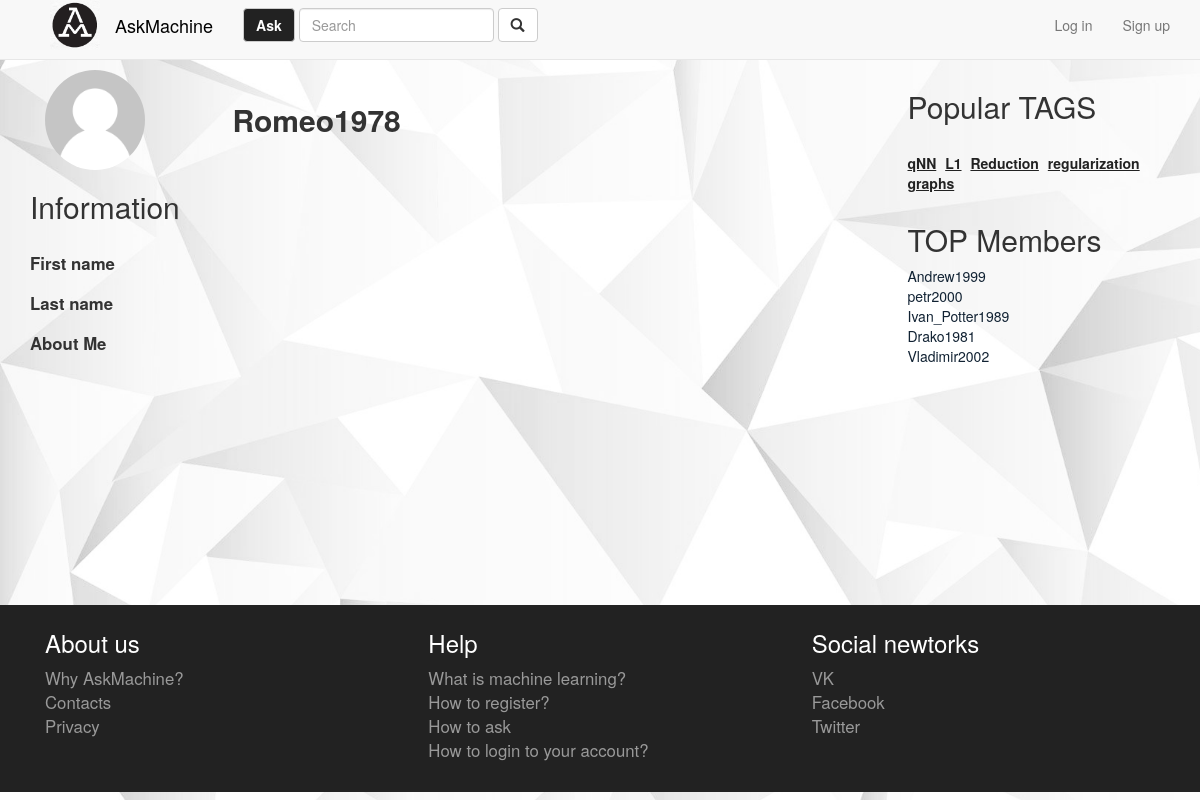
Page /profile/Romeo1978/ on the committed database.
### qa/models.py (models this page shows, shortened)
class Profile(models.Model):
    objects = ProfileManager()
    user = models.OneToOneField(User)
    about_me = models.TextField(max_length=2000, default="")
    avatar = models.ImageField(upload_to='avatar/', null=True, default='avatar/default-user-image.png')
    rating = models.IntegerField(default=0)
    questions_count = models.IntegerField(default=0)
    def __str__(self):
        return self.user.username

class Tag(models.Model):
    objects = TagsManager()
    questions = models.ManyToManyField(Question, blank=True)
    name = models.CharField(max_length=50)
    counts = models.PositiveIntegerField(default=0)

### qa/views.py (the view)
# urls.py: url(r'^profile/(?P<name>.*)/', profile, name='profile_page'),
def profile(request, name, **kwargs):
    user = get_object_or_404(User, username=name)
    prof = Profile.objects.get_profile(user=user)
    if 'success' in request.GET:
        text = request.GET['success']
        return render(request, 'profile.html', mixin({
            'profile': prof,
            'text': text,
        }))
    else:
        return render(request, 'profile.html', mixin({
            'profile': prof,
        }))

### qa/models.py (called while the page is built)
    def top(self):
        return self.all().order_by('-rating')

    def get_profile(self, user):
        if user.is_anonymous():
            return None
        return self.get(user=user)

    def top(self):
        return self.all().order_by('-counts')

### qa/views.py (called while the page is built)
def get_right_column():
    return Profile.objects.top(), Tag.objects.top()

def mixin(dic, **kwargs):
    top_members, top_tags = get_right_column()
    top_tags.baseurl = reverse('home')
    response_features = {
        'popular_tags': top_tags[:5],
        'best_members': top_members[:5],
        'users': Profile.objects.all()
    }
    response_features.update(dic)
    return response_features

### templates/profile.html (shortened to what this page needs)
{% extends "base.html" %}
{% block styles %}
    <link href="/public/css/am-profile.css" rel="stylesheet">
{% endblock %}
{% block content %}
    {% include 'blocks/profile_information.html' %}
{% endblock %}

### templates/blocks/profile_information.html (shortened to what this page needs)
<div class=" col-sm-3">
    <img src="{% url 'home' %}uploads/{{ profile.avatar }}" alt="..." width="100" height="100" class="img-circle">
</div>
<div class="col-sm-9">
    <span id="am-profile-login">{{ profile.user.username }}</span>
</div>
<div id="am-profile-topic">
<h2 >Information</h2>
</div>
<div class="row am-profile-fields">
    <div class="col-sm-3">
        <span>First name</span>
    </div>
    <div class="col-sm-9">
    </div>
</div>
<div class="row am-profile-fields">
    <div class="col-sm-3">
        <span>Last name</span>
    </div>
    <div class="col-sm-9">
    </div>
</div>
<div class="row am-profile-fields">
    <div class="col-sm-3">
        <span>About Me</span>
    </div>
    <div class="col-sm-9">
    </div>
</div>

### templates/blocks/right-menu.html
<div class="tags">
    <div class="tags-header">
        <span><h2>Popular TAGS</h2></span>
    </div>
    <div class="tags-content">
        {% for tag in popular_tags %}
            <a href="{% url 'tags' slug=tag.name %}"><span>{{ tag.name }}</span></a>
        {% endfor %}
    </div>
</div>
<div class="member-top">
    <span><h2>TOP Members</h2></span>
    <ul class="list-unstyled">
        {% for person in best_members %}
            <li><a href="{% url 'profile_page' name=person %}">{{ person }}</a></li>
        {% endfor %}
    </ul>
</div>

### public/css/am-base.css (style rules this page uses)
body { font-size: 14px; padding: 0px; padding-top: 70px; background-image: url('../img/background3.png'); background-size: cover; background-attachment: fixed; }
.tags-content { word-spacing: 5px; }
.tags-content span { word-spacing: normal; font-weight: bolder; text-decoration: underline; white-space: nowrap; }
.right-menu div { margin-bottom: 30px; }
a { color: #222; }
.member-online a, .member-top a { color: #123; }

### public/css/am-profile.css (style rules this page uses)
#am-profile-login { line-height: 100px; font-weight: bold; font-size: 30px; }
#am-profile-topic { margin-top: 120px; margin-bottom: 20px; }
.am-profile-fields { line-height: 40px; vertical-align: middle; font-size: larger; }
.am-profile-fields .col-sm-3 { font-weight: 700; }

### rows in the picture
Profile: avatar (placeholder picture), user.username "Romeo1978"
Tag: name "qNN"
Tag: name "L1"
Tag: name "Reduction"
Tag: name "regularization"
Tag: name "graphs"
Profile: user.username "Andrew1999"
Profile: user.username "petr2000"
Profile: user.username "Ivan_Potter1989"
Profile: user.username "Drako1981"
Profile: user.username "Vladimir2002"
